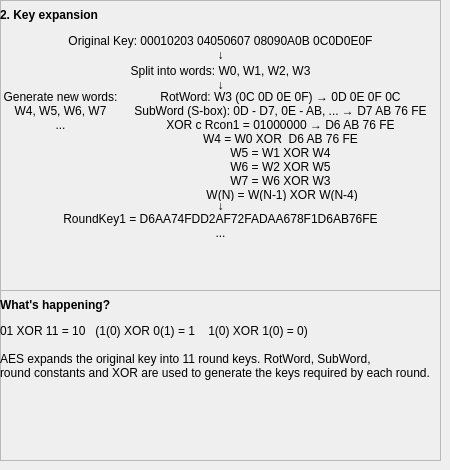
        <widget class="QWidget" name="pg_eaespg2">
         <widget class="QFrame" name="fr_eaeswh2">
          <property name="geometry">
           <rect>
            <x>0</x>
            <y>290</y>
            <width>441</width>
            <height>171</height>
           </rect>
          </property>
          <property name="frameShape">
           <enum>QFrame::StyledPanel</enum>
          </property>
          <property name="frameShadow">
           <enum>QFrame::Raised</enum>
          </property>
          <widget class="QLabel" name="lbl_eaesmn2_ex1">
           <property name="geometry">
            <rect>
             <x>0</x>
             <y>60</y>
             <width>441</width>
             <height>31</height>
            </rect>
           </property>
           <property name="text">
            <string>AES expands the original key into 11 round keys. RotWord, SubWord, 
round constants and XOR are used to generate the keys required by each round.</string>
           </property>
          </widget>
          <widget class="QLabel" name="lbl_eaesmn2_wh">
           <property name="geometry">
            <rect>
             <x>0</x>
             <y>0</y>
             <width>211</width>
             <height>31</height>
            </rect>
           </property>
           <property name="text">
            <string>&lt;html&gt;&lt;head/&gt;&lt;body&gt;&lt;p&gt;&lt;span style=&quot; font-size:9pt; font-weight:600;&quot;&gt;What's happening?&lt;/span&gt;&lt;/p&gt;&lt;/body&gt;&lt;/html&gt;</string>
           </property>
           <property name="alignment">
            <set>Qt::AlignLeading|Qt::AlignLeft|Qt::AlignVCenter</set>
           </property>
          </widget>
          <widget class="QLabel" name="lbl_eaesmn2_ex2">
           <property name="geometry">
            <rect>
             <x>0</x>
             <y>30</y>
             <width>441</width>
             <height>21</height>
            </rect>
           </property>
           <property name="text">
            <string>01 XOR 11 = 10   (1(0) XOR 0(1) = 1    1(0) XOR 1(0) = 0)</string>
           </property>
          </widget>
         </widget>
         <widget class="QFrame" name="fr_eaesmn2">
          <property name="geometry">
           <rect>
            <x>0</x>
            <y>0</y>
            <width>441</width>
            <height>291</height>
           </rect>
          </property>
          <property name="frameShape">
           <enum>QFrame::StyledPanel</enum>
          </property>
          <property name="frameShadow">
           <enum>QFrame::Raised</enum>
          </property>
          <widget class="QLabel" name="lbl_eaesmn2_ork">
           <property name="geometry">
            <rect>
             <x>0</x>
             <y>30</y>
             <width>441</width>
             <height>21</height>
            </rect>
           </property>
           <property name="text">
            <string>Original Key: 00010203 04050607 08090A0B 0C0D0E0F</string>
           </property>
           <property name="alignment">
            <set>Qt::AlignCenter</set>
           </property>
          </widget>
          <widget class="QLabel" name="lbl_eaesmn2_ke">
           <property name="geometry">
            <rect>
             <x>0</x>
             <y>0</y>
             <width>221</width>
             <height>31</height>
            </rect>
           </property>
           <property name="text">
            <string>&lt;html&gt;&lt;head/&gt;&lt;body&gt;&lt;p&gt;&lt;span style=&quot; font-size:9pt; font-weight:600;&quot;&gt;2. Key expansion&lt;/span&gt;&lt;/p&gt;&lt;/body&gt;&lt;/html&gt;</string>
           </property>
           <property name="alignment">
            <set>Qt::AlignLeading|Qt::AlignLeft|Qt::AlignVCenter</set>
           </property>
          </widget>
          <widget class="QLabel" name="lbl_eaesmn2_word">
           <property name="geometry">
            <rect>
             <x>0</x>
             <y>60</y>
             <width>441</width>
             <height>21</height>
            </rect>
           </property>
           <property name="text">
            <string>Split into words: W0, W1, W2, W3</string>
           </property>
           <property name="alignment">
            <set>Qt::AlignCenter</set>
           </property>
          </widget>
          <widget class="QLabel" name="lbl_eaesmn2_rk1am">
           <property name="geometry">
            <rect>
             <x>0</x>
             <y>210</y>
             <width>441</width>
             <height>31</height>
            </rect>
           </property>
           <property name="text">
            <string>RoundKey1 = D6AA74FDD2AF72FADAA678F1D6AB76FE
...</string>
           </property>
           <property name="alignment">
            <set>Qt::AlignCenter</set>
           </property>
          </widget>
          <widget class="QLabel" name="lbl_eaesmn2_ar1">
           <property name="geometry">
            <rect>
             <x>0</x>
             <y>44</y>
             <width>441</width>
             <height>21</height>
            </rect>
           </property>
           <property name="text">
            <string>↓</string>
           </property>
           <property name="alignment">
            <set>Qt::AlignCenter</set>
           </property>
          </widget>
          <widget class="QLabel" name="lbl_eaesmn2_genword">
           <property name="geometry">
            <rect>
             <x>0</x>
             <y>90</y>
             <width>121</width>
             <height>41</height>
            </rect>
           </property>
           <property name="text">
            <string>Generate new words: 
W4, W5, W6, W7
...</string>
           </property>
           <property name="alignment">
            <set>Qt::AlignCenter</set>
           </property>
          </widget>
          <widget class="QLabel" name="lbl_eaesmn2__ar2">
           <property name="geometry">
            <rect>
             <x>0</x>
             <y>74</y>
             <width>441</width>
             <height>21</height>
            </rect>
           </property>
           <property name="text">
            <string>↓</string>
           </property>
           <property name="alignment">
            <set>Qt::AlignCenter</set>
           </property>
          </widget>
          <widget class="QLabel" name="lbl_eaesmn2_mndes">
           <property name="geometry">
            <rect>
             <x>120</x>
             <y>90</y>
             <width>321</width>
             <height>111</height>
            </rect>
           </property>
           <property name="text">
            <string>RotWord: W3 (0C 0D 0E 0F) → 0D 0E 0F 0C
SubWord (S-box): 0D - D7, 0E - AB, ... → D7 AB 76 FE
XOR c Rcon1 = 01000000 → D6 AB 76 FE
W4 = W0 XOR  D6 AB 76 FE
W5 = W1 XOR W4
W6 = W2 XOR W5
W7 = W6 XOR W3
 W(N) = W(N-1) XOR W(N-4)</string>
           </property>
           <property name="alignment">
            <set>Qt::AlignCenter</set>
           </property>
          </widget>
          <widget class="QLabel" name="lbl_eaesmn2_ar3">
           <property name="geometry">
            <rect>
             <x>0</x>
             <y>195</y>
             <width>441</width>
             <height>21</height>
            </rect>
           </property>
           <property name="text">
            <string>↓</string>
           </property>
           <property name="alignment">
            <set>Qt::AlignCenter</set>
           </property>
          </widget>
         </widget>
        </widget>
